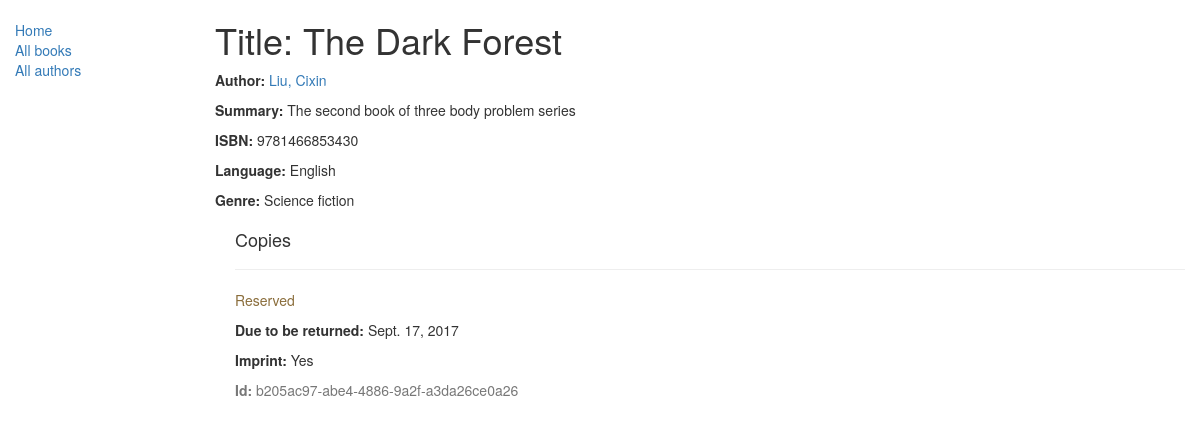
/catalog/book/3, run on the app's committed database.
### catalog/models.py (models this page shows, shortened)
class Book(models.Model):
    title = models.CharField(max_length=200)
    author = models.ForeignKey('Author', on_delete=models.SET_NULL, null=True)
    summary = models.TextField(max_length=1000, help_text="Enter a brief description of the book")
    isbn = models.CharField('ISBN', max_length=13,
                            help_text='13 Character <a href="https://www.isbn-international.org/content/what-isbn">ISBN number</a>')
    genre = models.ManyToManyField(Genre, help_text="Select a genre for this book")
    language = models.ForeignKey('Language', on_delete=models.SET_NULL, null=True)
    def display_genre(self):
        """
        Creates a string for the Genre. This is required to display genre in Admin.
        """
        return ', '.join([genre.name for genre in self.genre.all()[:3]])
    display_genre.short_description = 'Genre'

class Author(models.Model):
    first_name = models.CharField(max_length=100)
    last_name = models.CharField(max_length=100)
    date_of_birth = models.DateField(null=True, blank=True)
    date_of_death = models.DateField('Died', null=True, blank=True)
    def __str__(self):
        return '%s, %s' % (self.last_name, self.first_name)

class Language(models.Model):
    name = models.CharField(max_length=50)
    def __str__(self):
        return self.name

class Genre(models.Model):
    name = models.CharField(max_length=200, help_text='Enter a book genre (e.g. Science Fiction, French Poetry etc)')
    def __str__(self):
        return self.name

class BookInstance(models.Model):
    id = models.UUIDField(primary_key=True, default=uuid.uuid4,
                          help_text="Unique ID for this particular book across whole library")
    book = models.ForeignKey('Book', on_delete=models.SET_NULL, null=True)
    imprint = models.CharField(max_length=200)
    due_back = models.DateField(null=True, blank=True)
    LOAN_STATUS = (
        ('m', 'Maintenance'),
        ('o', 'On loan'),
        ('a', 'Available'),
        ('r', 'Reserved'),
    )
    status = models.CharField(max_length=1, choices=LOAN_STATUS, blank=True, default='m', help_text='Book availability')
    class Meta:
        ordering = ["due_back"]

### catalog/views.py (the view)
# urls.py: url(r'^book/(?P<pk>\d+)$', views.BookDetailView.as_view(), name='book-detail'),
class BookDetailView(generic.DetailView):
    model = Book

### catalog/templates/catalog/book_detail.html
{% extends "base_generic.html" %}
{% block content %}
  <h1>Title: {{ book.title }}</h1>
  <p><strong>Author:</strong> <a href="">{{ book.author }}</a></p>
  <p><strong>Summary:</strong> {{ book.summary }}</p>
  <p><strong>ISBN:</strong> {{ book.isbn }}</p>
  <p><strong>Language:</strong> {{ book.language }}</p>
  <p><strong>Genre:</strong> {% for genre in book.genre.all %} {{ genre }}{% if not forloop.last %}, {% endif %}{% endfor %}</p>
  <div style="margin-left:20px;margin-top:20px">
    <h4>Copies</h4>
    {% for copy in book.bookinstance_set.all %}
    <hr>
    <p class="{% if copy.status == 'a' %}text-success{% elif copy.status == 'd' %}text-danger{% else %}text-warning{% endif %}">{{ copy.get_status_display }}</p>
    {% if copy.status != 'a' %}<p><strong>Due to be returned:</strong> {{copy.due_back}}</p>{% endif %}
    <p><strong>Imprint:</strong> {{copy.imprint}}</p>
    <p class="text-muted"><strong>Id:</strong> {{copy.id}}</p>
    {% endfor %}
  </div>
{% endblock %}

### data on the page
Book: title "The Dark Forest", author "Liu, Cixin", summary "The second book of three body problem series", isbn "9781466853430", language "English"
Genre: name "Science fiction"
BookInstance: status "Reserved", due_back "Sept. 17, 2017", imprint "Yes", id "b205ac97-abe4-4886-9a2f-a3da26ce0a26"
